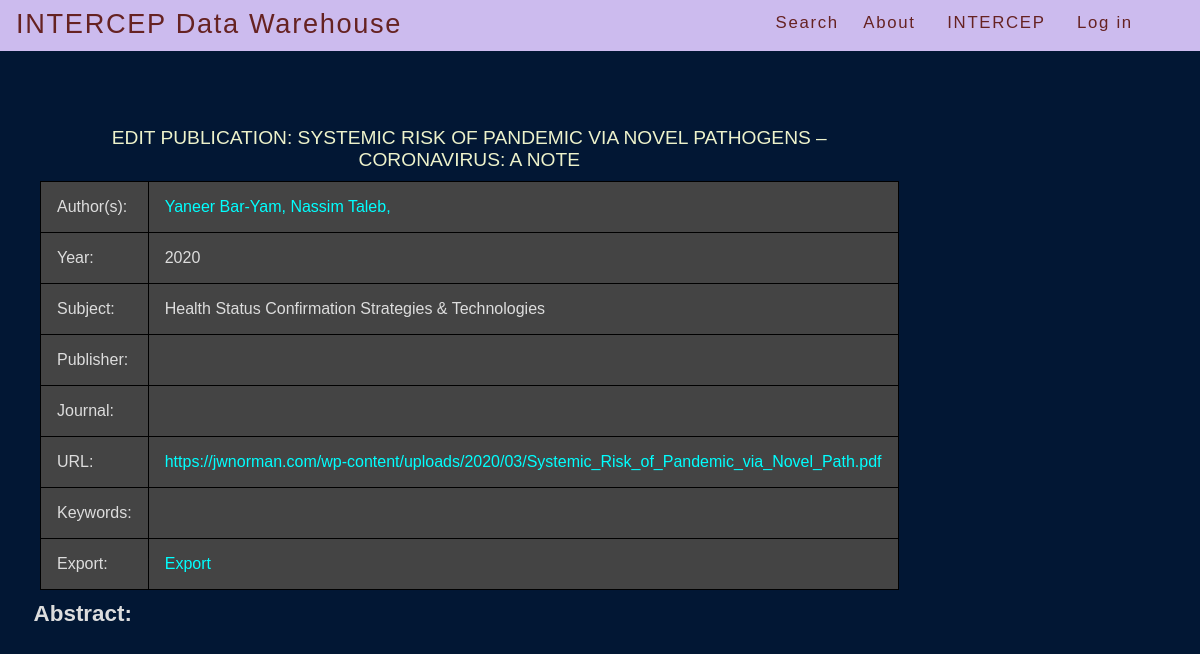
The app's page /berkeley/edit_pub/3/ with its own data.
### berkeley/models.py (models this page shows, shortened)
class UrlModel(models.Model):
    url = models.CharField(max_length=512, default="",
            blank=True, null=True)
    class Meta:
        abstract = True

class Publication(UrlModel):
    title = models.CharField(max_length=PUB_TITLE_LEN,
            blank=True, null=True, default="")
    pub_type = models.CharField(choices=TYPE_CHOICES, max_length=4,
            blank=True, null=True, default="")
    publisher = models.ForeignKey(Publisher, blank=True, null=True,  on_delete=models.CASCADE,)
    subject = models.ForeignKey(Subject, default=UNKNOWN_ID, on_delete=models.CASCADE,)
    journal = models.ForeignKey(Journal, blank=True, null=True, on_delete=models.CASCADE,)
    collection = models.ForeignKey('berkeley.Publication', blank=True,
            null=True, related_name="coll",  on_delete=models.CASCADE,)
    pub_reviewed = models.ForeignKey('berkeley.Publication', blank=True,
            null=True, related_name="pub_rev", on_delete=models.CASCADE,)
    year = models.IntegerField()
    volume = models.CharField(max_length=12, default="", blank=True)
    issue = models.CharField(max_length=12, default="", blank=True)
    month = models.CharField(max_length=10, default="", blank=True)
    day = models.CharField(max_length=10, default="", blank=True)
    pages = models.CharField(max_length=12, default="", blank=True)
    edition = models.CharField(max_length=4, default="", blank=True)
    medium = models.CharField(max_length=12, default="", blank=True)
    authors = models.ManyToManyField(Person, related_name="authors", blank=True)
    editors = models.ManyToManyField(Person,
            related_name="editors", default="",
            blank=True
    )
    translators = models.ManyToManyField(
        Person, default="", related_name="translators",
        blank=True
    )
    reviewees = models.ManyToManyField(
        Person, default="", related_name="reviewees",
        blank=True
    )
    keywords = models.ManyToManyField(
        Keyword, default="", related_name="keywords",
        blank=True
    )
    city = models.CharField(max_length=128, default="", blank=True)
    isbn = models.CharField(max_length=24,
            default="",
            blank=True, null=True
    )  # 24 to account for future ISBN expansion
    sn = models.CharField(max_length=12, default="", blank=True, null=True)
    language = models.CharField(max_length=32, default="", blank=True)
    abstract = models.CharField(max_length=1024, default="", blank=True)
    doi = models.CharField(max_length=DOI_LEN, default="", blank=True)
    review = models.CharField(max_length=128, default="", blank=True)
    class Meta:
        ordering = ['title']

class DescrModel(models.Model):
    descr = models.CharField(max_length=512, default="", blank=True,
            null=True)
    class Meta:
        abstract = True

class EmailModel(models.Model):
    email_addr = models.CharField(max_length=EMAIL_LEN, default="", blank=True, null=True)
    class Meta:
        abstract = True

class Person(UrlModel, DescrModel, EmailModel):
    fname = models.CharField(max_length=PERSON_NAME_LEN, default="")
    mname = models.CharField(max_length=PERSON_NAME_LEN,
            blank=True, null=True)
    lname = models.CharField(max_length=PERSON_NAME_LEN)
    yob = models.IntegerField(blank=True, null=True)
    yod = models.IntegerField(blank=True, null=True)
    address = models.ForeignKey(Address, null=True, blank=True, on_delete=models.CASCADE,)
    class Meta:
        ordering = ['lname']

class SingleNameModel(models.Model):
    name = models.CharField(max_length=256)
    def __str__(self):
        return self.name
    class Meta:
        abstract = True
        ordering = ['name']

class Subject(SingleNameModel):
    code = models.CharField(max_length=CODE_LEN, null=True, blank=True)

### berkeley/views.py (the view)
# urls.py: re_path(r'^edit_pub/(?P<pub_id>[0-9]+)/$',
def edit_pub(request, pub_id):
    return detail_view(request, pub_id, Publication,
            'edit_pub.html', 'pub')

### berkeley/views.py (called while the page is built)
def get_hdr():
    site_hdr = "Bibliography Search"
    site_list = Site.objects.all()
    for site in site_list:
        site_hdr = site.header
        break   # since we only expect a single site record!
    return site_hdr

def detail_view(request, dbkey, cls, html, kwarg_key):
    site_hdr = get_hdr()
    obj = get_object_or_404(cls, pk=dbkey)
    return render(request, html, {kwarg_key: obj, 'header': site_hdr })

### berkeley/templates/edit_pub.html (shortened to what this page needs)
{% extends "base.html" %}
{% block content %}
    <div class="module">
    <table>
        <caption>
            Edit Publication: {{ pub.title }}
        </caption>
        <tr>
            <td>Author(s):</td>
            <td>
            {% for author in pub.authors.all %}
                <a href="/berkeley/person_detail/{{ author.id }}/">
                {{ author.fname }} {{ author.lname }},
                </a>
                <nbsp;>
            {% endfor %}
            </td>
        </tr>
        <tr>
            <td>Year:</td>
            <td> {{ pub.year }} </td>
        </tr>
        <tr>
            <td>Subject:</td>
            <td> {{ pub.subject }} </td>
        </tr>
        <tr>
            <td>Publisher:</td>
            <td>
             </td>
        </tr>
        <tr>
            <td>Journal:</td>
            <td>
             </td>
        </tr>
        <tr>
            <td>URL:</td>
            <td><a href="{{ pub.url }}"> {{ pub.url }}</a></td>
        </tr>
        <tr>
            <td>Keywords:</td>
            <td>
            </td>
        </tr>
        <tr>
            <td>Export:</td>
            <td>
                <a href="/berkeley/export/{{ pub.id }}/">
                Export
                </a>
            </td>
        </tr>
    </table>
    <p>
        <strong>Abstract:</strong>
    </p>
    </div>
{% endblock content %}

### mysite/static/berkeley/style.css (style rules this page uses)
body { margin: 0; padding: 0; font-size: 100%; color: #ddd; background: #021734; font-family: Arial, Helvetica, sans-serif }
a:link { color: #01ffff; text-decoration: none; }
table, th, td { margin: .4em 2.5em .4em 2.5em; font-size: 1em; border-collapse: collapse; border: 1px solid black; }
th, td { padding: 1em; }
td { background: #444; }
p { margin: .4em 1.5em .4em 1.5em; font-size: 1.4em; padding: 0; line-height: 140%; }
caption { font-size:1.2em; padding-top:0.8em; padding-bottom:.5em; color:#edf2cb; text-transform:uppercase; }

### records on screen
Publication: title "SYSTEMIC RISK OF PANDEMIC VIA NOVEL PATHOGENS – CORONAVIRUS: A NOTE", year "2020", subject "Health Status Confirmation Strategies & Technologies", url "https://jwnorman.com/wp-content/uploads/2020/03/Systemic_Risk_of_Pandemic_via_Novel_Path.pdf"
Person: fname "Yaneer", lname "Bar-Yam"
Person: fname "Nassim", lname "Taleb"
